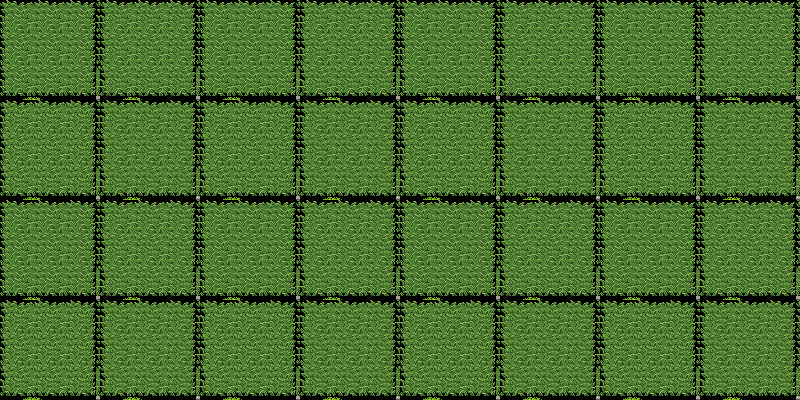

The image is a tile-based game level rendered from a .tmx file. Its description and source (layers, tilesets, objects; grid data summarised) follow:
An orthogonal 8x4 tile map with 100x100 px tiles, 1 tile layer (Tile Layer 1).

<map version="1.0" orientation="orthogonal" renderorder="right-down" width="8" height="4" tilewidth="100" tileheight="100" nextobjectid="1">
 <tileset firstgid="1" name="base" tilewidth="100" tileheight="100" tilecount="6" columns="3">
  <image source="tilesGrassStone.png" width="320" height="288" />
 </tileset>
 <layer name="Tile Layer 1" width="8" height="4">
  <data>[32 cells, 32 non-empty, 1 distinct tile ids]</data>
 </layer>
</map>